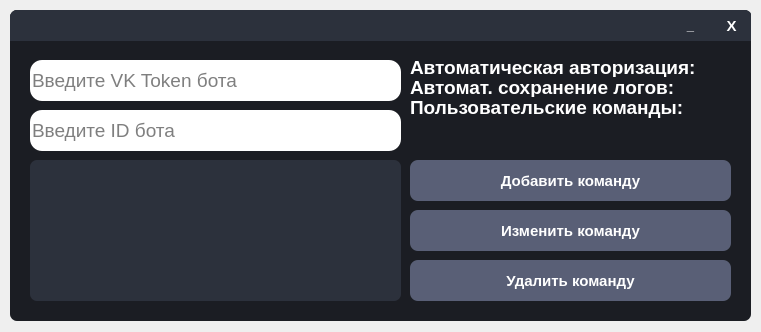
<?xml version="1.0" encoding="UTF-8"?>
<ui version="4.0">
 <class>Form</class>
 <widget class="QWidget" name="Form">
  <property name="geometry">
   <rect>
    <x>0</x>
    <y>0</y>
    <width>761</width>
    <height>332</height>
   </rect>
  </property>
  <property name="windowTitle">
   <string>Form</string>
  </property>
  <widget class="QFrame" name="Window">
   <property name="geometry">
    <rect>
     <x>10</x>
     <y>10</y>
     <width>741</width>
     <height>311</height>
    </rect>
   </property>
   <property name="styleSheet">
    <string notr="true">QFrame{
	border-radius: 7px;
	background-color: #1B1D23;
}

QLabel{
	color: white;
}</string>
   </property>
   <property name="frameShape">
    <enum>QFrame::StyledPanel</enum>
   </property>
   <property name="frameShadow">
    <enum>QFrame::Raised</enum>
   </property>
   <widget class="QFrame" name="WindowFrame">
    <property name="geometry">
     <rect>
      <x>0</x>
      <y>0</y>
      <width>741</width>
      <height>31</height>
     </rect>
    </property>
    <property name="styleSheet">
     <string notr="true">QFrame{
	border-bottom-left-radius: 0px;
	border-bottom-right-radius: 0px;
	background-color: #2C313C;
}</string>
    </property>
    <property name="frameShape">
     <enum>QFrame::StyledPanel</enum>
    </property>
    <property name="frameShadow">
     <enum>QFrame::Raised</enum>
    </property>
    <widget class="QPushButton" name="CloseWindowButton">
     <property name="geometry">
      <rect>
       <x>701</x>
       <y>0</y>
       <width>41</width>
       <height>31</height>
      </rect>
     </property>
     <property name="font">
      <font>
       <pointsize>11</pointsize>
       <weight>75</weight>
       <bold>true</bold>
      </font>
     </property>
     <property name="cursor">
      <cursorShape>PointingHandCursor</cursorShape>
     </property>
     <property name="styleSheet">
      <string notr="true">QPushButton{
	color: white;
	border: none;
	border-top-right-radius: 7px;
	background-color: #2C313C;
}

QPushButton:hover{
	background-color: #45494D;
}

QPushButton:pressed{
	color: #EA2F4E;
}</string>
     </property>
     <property name="text">
      <string>X</string>
     </property>
    </widget>
    <widget class="QPushButton" name="MinimizeWindowButton">
     <property name="geometry">
      <rect>
       <x>660</x>
       <y>0</y>
       <width>41</width>
       <height>31</height>
      </rect>
     </property>
     <property name="font">
      <font>
       <pointsize>10</pointsize>
       <weight>75</weight>
       <bold>true</bold>
      </font>
     </property>
     <property name="cursor">
      <cursorShape>PointingHandCursor</cursorShape>
     </property>
     <property name="styleSheet">
      <string notr="true">QPushButton{
	color: white;
	border: none;
	border-top-right-radius: 7px;
	background-color: #2C313C;
}

QPushButton:hover{
	background-color: #45494D;
}

QPushButton:pressed{
	color: #EA2F4E;
}</string>
     </property>
     <property name="text">
      <string>_</string>
     </property>
     <property name="default">
      <bool>false</bool>
     </property>
    </widget>
    <widget class="QPushButton" name="SaveBotSettingsButton">
     <property name="geometry">
      <rect>
       <x>629</x>
       <y>0</y>
       <width>31</width>
       <height>31</height>
      </rect>
     </property>
     <property name="font">
      <font>
       <pointsize>10</pointsize>
       <weight>75</weight>
       <bold>true</bold>
      </font>
     </property>
     <property name="cursor">
      <cursorShape>PointingHandCursor</cursorShape>
     </property>
     <property name="styleSheet">
      <string notr="true">QPushButton{
	border: none;
	border-top-right-radius: 7px;
	background-color: #2C313C;
}

QPushButton:hover{
	background-color: #45494D;
}</string>
     </property>
     <property name="text">
      <string/>
     </property>
     <property name="icon">
      <iconset>
       <normaloff>../../../Icons/SaveOff.png</normaloff>../../../Icons/SaveOff.png</iconset>
     </property>
     <property name="iconSize">
      <size>
       <width>25</width>
       <height>25</height>
      </size>
     </property>
    </widget>
   </widget>
   <widget class="QLineEdit" name="VKTokenLineEdit">
    <property name="geometry">
     <rect>
      <x>20</x>
      <y>50</y>
      <width>331</width>
      <height>41</height>
     </rect>
    </property>
    <property name="font">
     <font>
      <pointsize>14</pointsize>
     </font>
    </property>
    <property name="styleSheet">
     <string notr="true">QLineEdit{
	border-bottom-left-radius: 12px;
	border-top-left-radius: 12px;
}</string>
    </property>
    <property name="inputMethodHints">
     <set>Qt::ImhHiddenText|Qt::ImhNoAutoUppercase|Qt::ImhNoPredictiveText|Qt::ImhSensitiveData</set>
    </property>
    <property name="inputMask">
     <string/>
    </property>
    <property name="text">
     <string/>
    </property>
    <property name="frame">
     <bool>false</bool>
    </property>
    <property name="echoMode">
     <enum>QLineEdit::Password</enum>
    </property>
    <property name="placeholderText">
     <string>Введите VK Token бота</string>
    </property>
    <property name="cursorMoveStyle">
     <enum>Qt::LogicalMoveStyle</enum>
    </property>
   </widget>
   <widget class="QLineEdit" name="IDBotLineEdit">
    <property name="geometry">
     <rect>
      <x>20</x>
      <y>100</y>
      <width>371</width>
      <height>41</height>
     </rect>
    </property>
    <property name="font">
     <font>
      <pointsize>14</pointsize>
     </font>
    </property>
    <property name="styleSheet">
     <string notr="true">QLineEdit{
	border-radius: 12px;
}</string>
    </property>
    <property name="inputMask">
     <string/>
    </property>
    <property name="text">
     <string/>
    </property>
    <property name="frame">
     <bool>false</bool>
    </property>
    <property name="echoMode">
     <enum>QLineEdit::Normal</enum>
    </property>
    <property name="dragEnabled">
     <bool>false</bool>
    </property>
    <property name="readOnly">
     <bool>false</bool>
    </property>
    <property name="placeholderText">
     <string>Введите ID бота</string>
    </property>
   </widget>
   <widget class="QFrame" name="frame">
    <property name="geometry">
     <rect>
      <x>350</x>
      <y>50</y>
      <width>41</width>
      <height>41</height>
     </rect>
    </property>
    <property name="styleSheet">
     <string notr="true">QFrame{
	border-bottom-right-radius: 12px;
	border-top-right-radius: 12px;
	border-bottom-left-radius: 0px;
	border-top-left-radius: 0px;
	background-color: white;
}</string>
    </property>
    <property name="frameShape">
     <enum>QFrame::StyledPanel</enum>
    </property>
    <property name="frameShadow">
     <enum>QFrame::Raised</enum>
    </property>
    <widget class="QPushButton" name="ShowVKTokenButton">
     <property name="geometry">
      <rect>
       <x>0</x>
       <y>0</y>
       <width>41</width>
       <height>41</height>
      </rect>
     </property>
     <property name="styleSheet">
      <string notr="true">QPushButton{
	border: none;
}</string>
     </property>
     <property name="text">
      <string/>
     </property>
     <property name="icon">
      <iconset>
       <normaloff>../../../Icons/eyeOn.png</normaloff>../../../Icons/eyeOn.png</iconset>
     </property>
     <property name="iconSize">
      <size>
       <width>32</width>
       <height>32</height>
      </size>
     </property>
    </widget>
   </widget>
   <widget class="QLabel" name="label">
    <property name="geometry">
     <rect>
      <x>400</x>
      <y>47</y>
      <width>301</width>
      <height>21</height>
     </rect>
    </property>
    <property name="font">
     <font>
      <pointsize>14</pointsize>
      <weight>75</weight>
      <bold>true</bold>
     </font>
    </property>
    <property name="styleSheet">
     <string notr="true"/>
    </property>
    <property name="text">
     <string>Автоматическая авторизация:</string>
    </property>
   </widget>
   <widget class="QPushButton" name="AutomatiAuthorizatonButton">
    <property name="geometry">
     <rect>
      <x>700</x>
      <y>50</y>
      <width>20</width>
      <height>21</height>
     </rect>
    </property>
    <property name="cursor">
     <cursorShape>PointingHandCursor</cursorShape>
    </property>
    <property name="styleSheet">
     <string notr="true">QPushButton{
	border: none;
}</string>
    </property>
    <property name="text">
     <string/>
    </property>
    <property name="icon">
     <iconset>
      <normaloff>../../../Icons/Off.png</normaloff>../../../Icons/Off.png</iconset>
    </property>
    <property name="iconSize">
     <size>
      <width>16</width>
      <height>16</height>
     </size>
    </property>
   </widget>
   <widget class="QLabel" name="label_2">
    <property name="geometry">
     <rect>
      <x>400</x>
      <y>87</y>
      <width>291</width>
      <height>21</height>
     </rect>
    </property>
    <property name="font">
     <font>
      <pointsize>14</pointsize>
      <weight>75</weight>
      <bold>true</bold>
     </font>
    </property>
    <property name="styleSheet">
     <string notr="true"/>
    </property>
    <property name="text">
     <string>Пользовательские команды:</string>
    </property>
   </widget>
   <widget class="QPushButton" name="UserCommandsButton">
    <property name="geometry">
     <rect>
      <x>684</x>
      <y>90</y>
      <width>20</width>
      <height>21</height>
     </rect>
    </property>
    <property name="cursor">
     <cursorShape>PointingHandCursor</cursorShape>
    </property>
    <property name="styleSheet">
     <string notr="true">QPushButton{
	border: none;
}</string>
    </property>
    <property name="text">
     <string/>
    </property>
    <property name="icon">
     <iconset>
      <normaloff>../../../Icons/Off.png</normaloff>../../../Icons/Off.png</iconset>
    </property>
    <property name="iconSize">
     <size>
      <width>16</width>
      <height>16</height>
     </size>
    </property>
   </widget>
   <widget class="QPushButton" name="AddUserCommandButton">
    <property name="geometry">
     <rect>
      <x>400</x>
      <y>150</y>
      <width>321</width>
      <height>41</height>
     </rect>
    </property>
    <property name="font">
     <font>
      <pointsize>11</pointsize>
      <weight>75</weight>
      <bold>true</bold>
     </font>
    </property>
    <property name="cursor">
     <cursorShape>PointingHandCursor</cursorShape>
    </property>
    <property name="styleSheet">
     <string notr="true">QPushButton{
	color: white;
	border-radius: 8px;
	background-color: #595F76;
}

QPushButton:hover{
	background-color: #50566E;
}

QPushButton:pressed{
	background-color: #434965;
}</string>
    </property>
    <property name="text">
     <string>Добавить команду</string>
    </property>
   </widget>
   <widget class="QListWidget" name="UserCommandsListWidget">
    <property name="geometry">
     <rect>
      <x>20</x>
      <y>150</y>
      <width>371</width>
      <height>141</height>
     </rect>
    </property>
    <property name="font">
     <font>
      <pointsize>14</pointsize>
      <weight>75</weight>
      <bold>true</bold>
     </font>
    </property>
    <property name="tabletTracking">
     <bool>false</bool>
    </property>
    <property name="autoFillBackground">
     <bool>false</bool>
    </property>
    <property name="styleSheet">
     <string notr="true">color: white;
border-radius: 7px;
background-color: #2C313C;
</string>
    </property>
    <property name="frameShape">
     <enum>QFrame::StyledPanel</enum>
    </property>
    <property name="frameShadow">
     <enum>QFrame::Sunken</enum>
    </property>
    <property name="lineWidth">
     <number>1</number>
    </property>
    <property name="verticalScrollBarPolicy">
     <enum>Qt::ScrollBarAsNeeded</enum>
    </property>
    <property name="horizontalScrollBarPolicy">
     <enum>Qt::ScrollBarAsNeeded</enum>
    </property>
    <property name="sizeAdjustPolicy">
     <enum>QAbstractScrollArea::AdjustIgnored</enum>
    </property>
    <property name="autoScroll">
     <bool>true</bool>
    </property>
    <property name="tabKeyNavigation">
     <bool>false</bool>
    </property>
    <property name="showDropIndicator" stdset="0">
     <bool>true</bool>
    </property>
    <property name="dragDropOverwriteMode">
     <bool>false</bool>
    </property>
    <property name="alternatingRowColors">
     <bool>false</bool>
    </property>
    <property name="verticalScrollMode">
     <enum>QAbstractItemView::ScrollPerItem</enum>
    </property>
    <property name="horizontalScrollMode">
     <enum>QAbstractItemView::ScrollPerItem</enum>
    </property>
    <property name="movement">
     <enum>QListView::Static</enum>
    </property>
    <property name="flow">
     <enum>QListView::TopToBottom</enum>
    </property>
    <property name="isWrapping" stdset="0">
     <bool>false</bool>
    </property>
    <property name="resizeMode">
     <enum>QListView::Fixed</enum>
    </property>
    <property name="layoutMode">
     <enum>QListView::SinglePass</enum>
    </property>
    <property name="viewMode">
     <enum>QListView::ListMode</enum>
    </property>
    <property name="uniformItemSizes">
     <bool>false</bool>
    </property>
    <property name="wordWrap">
     <bool>false</bool>
    </property>
    <property name="selectionRectVisible">
     <bool>false</bool>
    </property>
    <property name="sortingEnabled">
     <bool>false</bool>
    </property>
   </widget>
   <widget class="QPushButton" name="DeleteUserCommandButton">
    <property name="geometry">
     <rect>
      <x>400</x>
      <y>250</y>
      <width>321</width>
      <height>41</height>
     </rect>
    </property>
    <property name="font">
     <font>
      <pointsize>11</pointsize>
      <weight>75</weight>
      <bold>true</bold>
     </font>
    </property>
    <property name="cursor">
     <cursorShape>PointingHandCursor</cursorShape>
    </property>
    <property name="styleSheet">
     <string notr="true">QPushButton{
	color: white;
	border-radius: 8px;
	background-color: #595F76;
}

QPushButton:hover{
	background-color: #50566E;
}

QPushButton:pressed{
	background-color: #434965;
}</string>
    </property>
    <property name="text">
     <string>Удалить команду</string>
    </property>
   </widget>
   <widget class="QPushButton" name="EditUserCommandButton">
    <property name="geometry">
     <rect>
      <x>400</x>
      <y>200</y>
      <width>321</width>
      <height>41</height>
     </rect>
    </property>
    <property name="font">
     <font>
      <pointsize>11</pointsize>
      <weight>75</weight>
      <bold>true</bold>
     </font>
    </property>
    <property name="cursor">
     <cursorShape>PointingHandCursor</cursorShape>
    </property>
    <property name="styleSheet">
     <string notr="true">QPushButton{
	color: white;
	border-radius: 8px;
	background-color: #595F76;
}

QPushButton:hover{
	background-color: #50566E;
}

QPushButton:pressed{
	background-color: #434965;
}</string>
    </property>
    <property name="text">
     <string>Изменить команду</string>
    </property>
   </widget>
   <widget class="QLabel" name="label_3">
    <property name="geometry">
     <rect>
      <x>400</x>
      <y>67</y>
      <width>281</width>
      <height>20</height>
     </rect>
    </property>
    <property name="font">
     <font>
      <pointsize>14</pointsize>
      <weight>75</weight>
      <bold>true</bold>
     </font>
    </property>
    <property name="styleSheet">
     <string notr="true"/>
    </property>
    <property name="text">
     <string>Автомат. сохранение логов:</string>
    </property>
   </widget>
   <widget class="QPushButton" name="AutomatiSaveLogButton">
    <property name="geometry">
     <rect>
      <x>678</x>
      <y>70</y>
      <width>20</width>
      <height>21</height>
     </rect>
    </property>
    <property name="cursor">
     <cursorShape>PointingHandCursor</cursorShape>
    </property>
    <property name="styleSheet">
     <string notr="true">QPushButton{
	border: none;
}</string>
    </property>
    <property name="text">
     <string/>
    </property>
    <property name="icon">
     <iconset>
      <normaloff>../../../Icons/Off.png</normaloff>../../../Icons/Off.png</iconset>
    </property>
    <property name="iconSize">
     <size>
      <width>16</width>
      <height>16</height>
     </size>
    </property>
   </widget>
  </widget>
 </widget>
 <resources/>
 <connections/>
</ui>
